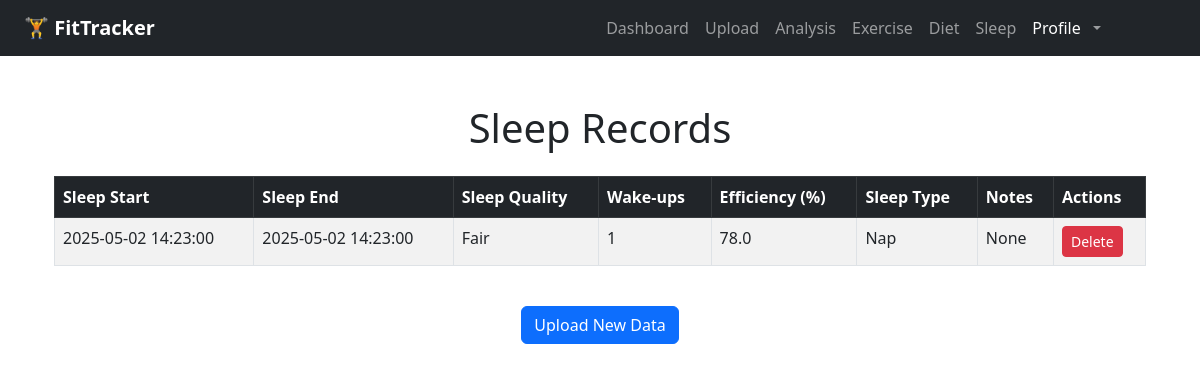
Page /records/sleep (signed in) on the earlier database version.
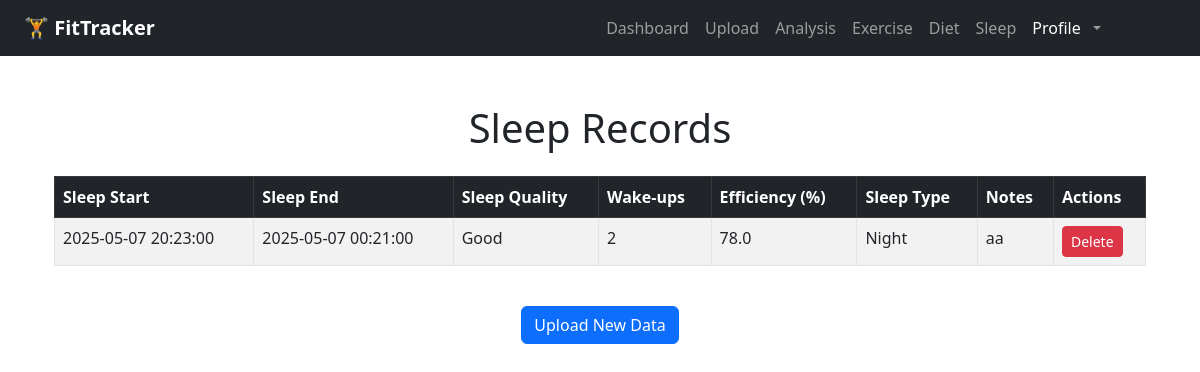
Same page on the later database version.
### app/models.py (models this page shows)
class SleepEntry(db.Model):
    id = db.Column(db.Integer, primary_key=True)
    user_id = db.Column(db.Integer, db.ForeignKey('user.id'))
    sleep_start = db.Column(db.DateTime)
    sleep_end = db.Column(db.DateTime)
    sleep_quality = db.Column(db.String(50))
    wake_ups = db.Column(db.Integer)
    efficiency = db.Column(db.Float)
    sleep_type = db.Column(db.String(20))
    notes = db.Column(db.Text)

### app/routes.py (the view)
@main.route("/records/sleep")
def sleep_records():
    if "user_id" not in session:
        return redirect(url_for("main.login"))
    records = SleepEntry.query.filter_by(user_id=session["user_id"]).order_by(SleepEntry.sleep_start.desc()).all()
    return render_template("sleep_records.html", records=records)

### app/templates/sleep_records.html (shortened to what this page needs)
{% extends "base.html" %}
{% block content %}
<div class="container mt-5">
    <h1 class="text-center mb-4">Sleep Records</h1>
    {% if records %}
        <div class="table-responsive">
            <table class="table table-striped table-bordered">
                <thead class="table-dark">
                    <tr>
                        <th>Sleep Start</th>
                        <th>Sleep End</th>
                        <th>Sleep Quality</th>
                        <th>Wake-ups</th>
                        <th>Efficiency (%)</th>
                        <th>Sleep Type</th>
                        <th>Notes</th>
                        <th>Actions</th>
                    </tr>
                </thead>
                <tbody>
                    {% for entry in records %}
                    <tr>
                        <td>{{ entry.sleep_start }}</td>
                        <td>{{ entry.sleep_end }}</td>
                        <td>{{ entry.sleep_quality }}</td>
                        <td>{{ entry.wake_ups }}</td>
                        <td>{{ entry.efficiency }}</td>
                        <td>{{ entry.sleep_type }}</td>
                        <td>{{ entry.notes }}</td>
                        <td>
                            <form action="{{ url_for('main.delete_sleep', entry_id=entry.id) }}" method="POST" style="display:inline;">
                                <button type="submit" class="btn btn-danger btn-sm" onclick="return confirm('Are you sure you want to delete this record?');">Delete</button>
                            </form>
                        </td>
                    </tr>
                    {% endfor %}
                </tbody>
            </table>
        </div>
    {% else %}
        <p class="text-center">No sleep records found.</p>
    {% endif %}
    <div class="text-center mt-4">
        <a href="{{ url_for('main.upload') }}" class="btn btn-primary">Upload New Data</a>
    </div>
</div>
{% endblock %}

Differences in the rows shown:
removed SleepEntry: sleep_start "2025-05-02 14:23:00", sleep_end "2025-05-02 14:23:00", sleep_quality "Fair", wake_ups "1", efficiency "78.0", sleep_type "Nap", notes "None"
added SleepEntry: sleep_start "2025-05-07 20:23:00", sleep_end "2025-05-07 00:21:00", sleep_quality "Good", wake_ups "2", efficiency "78.0", sleep_type "Night", notes "aa"
